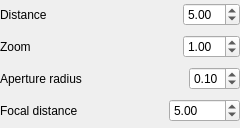
<?xml version="1.0" encoding="UTF-8"?>
<ui version="4.0">
 <class>ThinLensCameraParameterWidget</class>
 <widget class="QWidget" name="ThinLensCameraParameterWidget">
  <property name="geometry">
   <rect>
    <x>0</x>
    <y>0</y>
    <width>240</width>
    <height>128</height>
   </rect>
  </property>
  <property name="windowTitle">
   <string>Form</string>
  </property>
  <layout class="QVBoxLayout" name="verticalLayout">
   <property name="margin">
    <number>0</number>
   </property>
   <item>
    <layout class="QHBoxLayout" name="distanceLayout">
     <item>
      <widget class="QLabel" name="distanceLabel">
       <property name="text">
        <string>Distance</string>
       </property>
      </widget>
     </item>
     <item>
      <spacer name="distanceSpacer">
       <property name="orientation">
        <enum>Qt::Horizontal</enum>
       </property>
       <property name="sizeHint" stdset="0">
        <size>
         <width>40</width>
         <height>20</height>
        </size>
       </property>
      </spacer>
     </item>
     <item>
      <widget class="QDoubleSpinBox" name="distanceInput">
       <property name="minimum">
        <double>0.100000000000000</double>
       </property>
       <property name="singleStep">
        <double>0.100000000000000</double>
       </property>
       <property name="value">
        <double>5.000000000000000</double>
       </property>
      </widget>
     </item>
    </layout>
   </item>
   <item>
    <layout class="QHBoxLayout" name="zoomLayout">
     <item>
      <widget class="QLabel" name="zoomLabel">
       <property name="text">
        <string>Zoom</string>
       </property>
      </widget>
     </item>
     <item>
      <spacer name="zoomSpacer">
       <property name="orientation">
        <enum>Qt::Horizontal</enum>
       </property>
       <property name="sizeHint" stdset="0">
        <size>
         <width>40</width>
         <height>20</height>
        </size>
       </property>
      </spacer>
     </item>
     <item>
      <widget class="QDoubleSpinBox" name="zoomInput">
       <property name="minimum">
        <double>0.100000000000000</double>
       </property>
       <property name="singleStep">
        <double>0.100000000000000</double>
       </property>
       <property name="value">
        <double>1.000000000000000</double>
       </property>
      </widget>
     </item>
    </layout>
   </item>
   <item>
    <layout class="QHBoxLayout" name="apertureLayout">
     <item>
      <widget class="QLabel" name="apertureLabel">
       <property name="text">
        <string>Aperture radius</string>
       </property>
      </widget>
     </item>
     <item>
      <spacer name="apertureSpacer">
       <property name="orientation">
        <enum>Qt::Horizontal</enum>
       </property>
       <property name="sizeHint" stdset="0">
        <size>
         <width>40</width>
         <height>20</height>
        </size>
       </property>
      </spacer>
     </item>
     <item>
      <widget class="QDoubleSpinBox" name="apertureRadiusInput">
       <property name="minimum">
        <double>0.000000000000000</double>
       </property>
       <property name="maximum">
        <double>2.000000000000000</double>
       </property>
       <property name="singleStep">
        <double>0.020000000000000</double>
       </property>
       <property name="value">
        <double>0.100000000000000</double>
       </property>
      </widget>
     </item>
    </layout>
   </item>
   <item>
    <layout class="QHBoxLayout" name="focalLayout">
     <item>
      <widget class="QLabel" name="focalLabel">
       <property name="text">
        <string>Focal distance</string>
       </property>
      </widget>
     </item>
     <item>
      <spacer name="focalSpacer">
       <property name="orientation">
        <enum>Qt::Horizontal</enum>
       </property>
       <property name="sizeHint" stdset="0">
        <size>
         <width>40</width>
         <height>20</height>
        </size>
       </property>
      </spacer>
     </item>
     <item>
      <widget class="QDoubleSpinBox" name="focalDistanceInput">
       <property name="minimum">
        <double>0.100000000000000</double>
       </property>
       <property name="maximum">
        <double>1000.000000000000000</double>
       </property>
       <property name="singleStep">
        <double>0.500000000000000</double>
       </property>
       <property name="value">
        <double>5.000000000000000</double>
       </property>
      </widget>
     </item>
    </layout>
   </item>
  </layout>
 </widget>
 <resources/>
 <connections/>
</ui>
